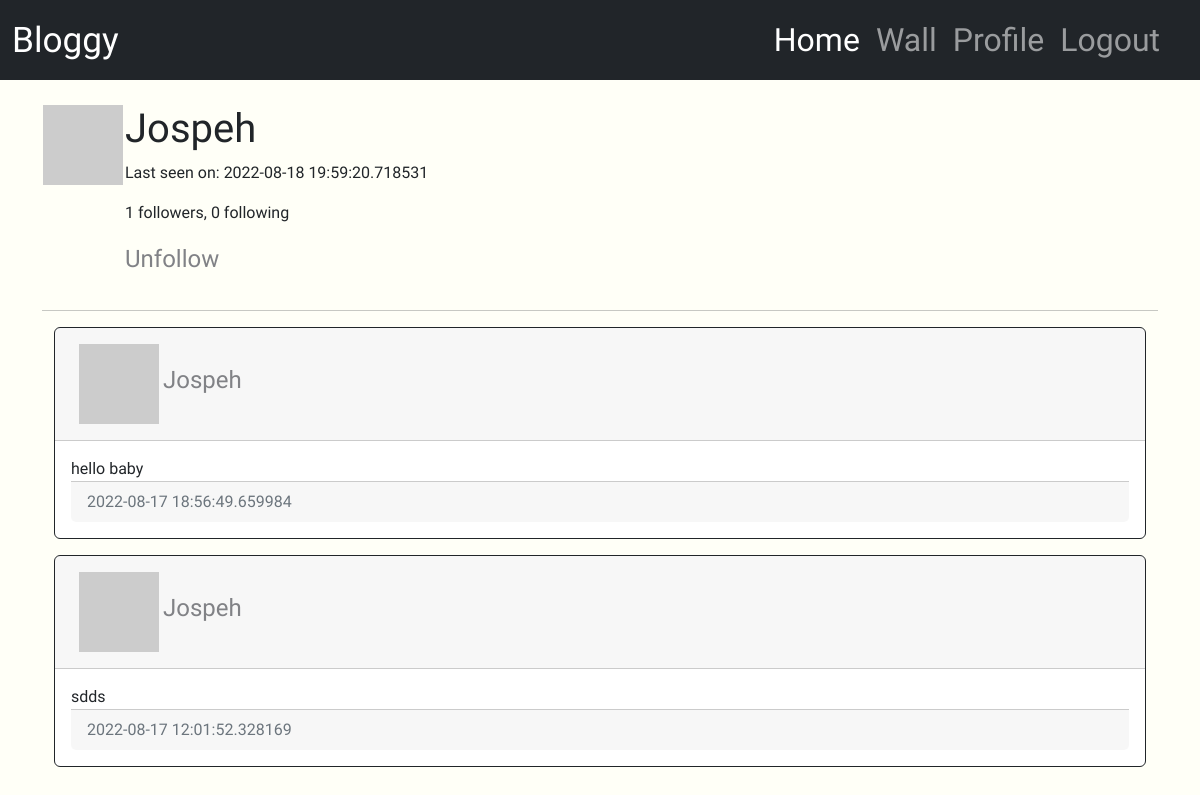
The page /user/Jospeh (signed in) on the database its author committed.
### app/models.py (models this page shows, shortened)
class User(UserMixin, db.Model):
    id = db.Column(db.Integer, primary_key=True)
    username = db.Column(db.String(64), index=True, unique=True)
    email = db.Column(db.String(120), index=True, unique=True)
    password_hash = db.Column(db.String(120))
    posts = db.relationship('Post', backref='author', lazy='dynamic')
    about_me = db.Column(db.String(128))
    last_seen = db.Column(db.DateTime, default=datetime.utcnow)
    followed = db.relationship(
        'User', secondary=followers,
        primaryjoin=(followers.c.follower_id == id),
        secondaryjoin=(followers.c.followed_id == id),
        backref= db.backref('followers', lazy='dynamic'), lazy='dynamic'
    )
    def avatar(self, size):
        digest = md5(self.email.lower().encode('utf-8')).hexdigest()
        return 'https://www.gravatar.com/avatar/{}?d=identicon&s={}'.format(digest, size)
    def following(self, user):
        return self.followed.filter(
            followers.c.followed_id == user.id
        ).count() > 0

class Post(db.Model):
    id = db.Column(db.Integer, primary_key=True)
    body = db.Column(db.String(255))
    timestamp = db.Column(db.DateTime, index= True, default=datetime.utcnow)
    user_id = db.Column(db.Integer, db.ForeignKey('user.id', ondelete="CASCADE"), nullable=False)

### app/routes.py (the view)
@app.route('/user/<username>')
@login_required
def user(username):
    user = User.query.filter_by(username=username).first_or_404()
    posts = user.posts.order_by(Post.timestamp.desc()).all()
    return render_template('user.html', user=user, posts=posts)

### app/models.py (called while the page is built)
@login.user_loader
def load_user(id):
    return User.query.get(int(id))

### app/routes.py (called while the page is built)
@app.before_request
def before_request():
    if current_user.is_authenticated:
        current_user.last_seen = datetime.utcnow()
        db.session.commit()

### app/templates/user.html (shortened to what this page needs)
{% extends "base.html" %}
{% block extraheader %}
<link rel="stylesheet" href="{{ url_for('static', filename='css/user.css') }}">
{% endblock extraheader %}
{% block content %}
<table>
    <tr valign="top">
        <td><img src="{{ user.avatar(128) }}" alt="user-profile-image"></td>
        <td>
            <h1>{{ user.username }}</h1>
            {% if user.last_seen %}<p>Last seen on: {{ user.last_seen }}</p>{% endif %}
            <p>{{ user.followers.count() }} followers, {{ user.followed.count() }} following</p>
            {% if user == current_user %}
            <p><a href="{{ url_for('edit_profile') }}"> Edit Your Profile!</a></p>
            {% elif not current_user.following(user) %}
            <p><a href="{{ url_for('follow', username=user.username) }}">Follow!</a></p>
            {% else %}
            <p><a href="{{ url_for('unfollow', username=user.username ) }}">Unfollow</a></p>
            {% endif %}
        </td>
    </tr>
</table>
    <hr>
    {% for post in posts %}
        {% include "_post.html" %}
    {% endfor %}
{% endblock %}

### app/templates/_post.html (shortened to what this page needs)
{% block extraheader %}
<link rel="stylesheet" href="{{ url_for('static', filename='css/_post.css') }}">
{% endblock extraheader %}
{% block content %}
    <div id="posts" class="container">
            <div class="card border-dark mb-3">
                <div class="card-header d-flex align-items-center justify-content-between">
                    <div class="col-md-4 p-2">
                    <img src="{{ post.author.avatar(48) }}" alt="user-profile-image">
                    <a href="{{ url_for('user', username=post.author.username) }}">
                        {{ post.author.username }}
                    </a>
                    </div>
                    <div class="col-md-4 ms-auto p-2 text-end">
                    </div>
                </div>
                <div class="card-body">
                    <div class="card-text">
                        {{ post.body }}
                    </div>
                    <div class="card-footer text-muted">
                        {{ post.timestamp }}
                    </div>
                </div>
            </div>
    </div>
{% endblock %}

### app/static/css/style.css (style rules this page uses)
body { overflow-x: hidden; font-family: 'Source Sans Pro', sans-serif; }
body { background-size: cover; background-repeat: no-repeat; background-position: center; height: 1000vh; width: 100%; background-color:#FFFFF7; }

### app/static/css/_post.css (style rules this page uses)
a { text-decoration: none; font-size: 1.5rem; color: #818286; }

### rows shown on the page
User: username "Jospeh", last_seen "2022-08-18 19:59:20.718531"
Post: author.username "Jospeh", body "hello baby", timestamp "2022-08-17 18:56:49.659984"
Post: author.username "Jospeh", body "sdds", timestamp "2022-08-17 12:01:52.328169"

### other values the page prints
{{ user.followers.count() }} "1"
{{ user.followed.count() }} "0"
